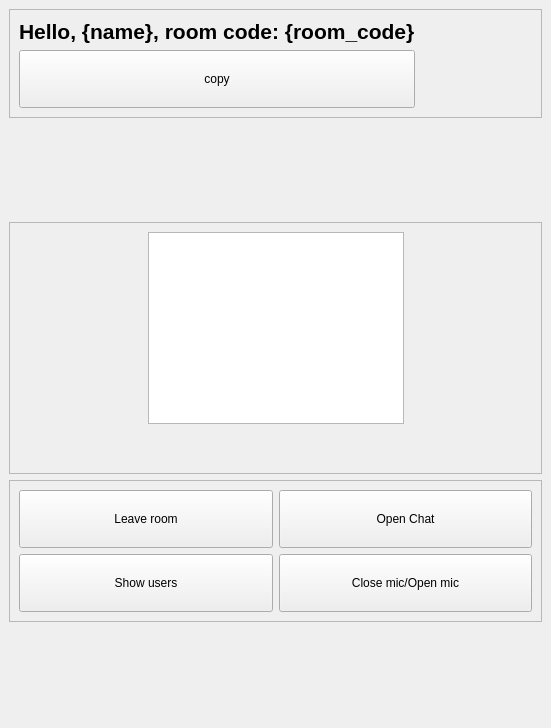
<?xml version="1.0" encoding="UTF-8"?>
<ui version="4.0">
 <class>MainWindow</class>
 <widget class="QMainWindow" name="MainWindow">
  <property name="geometry">
   <rect>
    <x>0</x>
    <y>0</y>
    <width>551</width>
    <height>728</height>
   </rect>
  </property>
  <property name="windowTitle">
   <string>MainWindow</string>
  </property>
  <property name="styleSheet">
   <string notr="true">QPushButton {
	height:50%;
	font: 16pt &quot;MS Shell Dlg 2&quot;;
}</string>
  </property>
  <widget class="QWidget" name="centralwidget">
   <layout class="QGridLayout" name="gridLayout">
    <item row="5" column="0">
     <widget class="QFrame" name="frame">
      <property name="frameShape">
       <enum>QFrame::StyledPanel</enum>
      </property>
      <property name="frameShadow">
       <enum>QFrame::Raised</enum>
      </property>
      <layout class="QGridLayout" name="gridLayout_2">
       <item row="0" column="0">
        <spacer name="horizontalSpacer">
         <property name="orientation">
          <enum>Qt::Horizontal</enum>
         </property>
         <property name="sizeHint" stdset="0">
          <size>
           <width>40</width>
           <height>20</height>
          </size>
         </property>
        </spacer>
       </item>
       <item row="0" column="1">
        <widget class="QListView" name="listView"/>
       </item>
       <item row="1" column="1">
        <spacer name="verticalSpacer_2">
         <property name="orientation">
          <enum>Qt::Vertical</enum>
         </property>
         <property name="sizeHint" stdset="0">
          <size>
           <width>20</width>
           <height>40</height>
          </size>
         </property>
        </spacer>
       </item>
       <item row="0" column="2">
        <spacer name="horizontalSpacer_2">
         <property name="orientation">
          <enum>Qt::Horizontal</enum>
         </property>
         <property name="sizeHint" stdset="0">
          <size>
           <width>40</width>
           <height>20</height>
          </size>
         </property>
        </spacer>
       </item>
      </layout>
     </widget>
    </item>
    <item row="3" column="0">
     <widget class="QFrame" name="frame_2">
      <property name="frameShape">
       <enum>QFrame::StyledPanel</enum>
      </property>
      <property name="frameShadow">
       <enum>QFrame::Raised</enum>
      </property>
      <layout class="QGridLayout" name="gridLayout_4">
       <item row="1" column="0">
        <widget class="QPushButton" name="copy_button">
         <property name="text">
          <string>copy</string>
         </property>
        </widget>
       </item>
       <item row="1" column="1">
        <spacer name="horizontalSpacer_3">
         <property name="orientation">
          <enum>Qt::Horizontal</enum>
         </property>
         <property name="sizeHint" stdset="0">
          <size>
           <width>40</width>
           <height>20</height>
          </size>
         </property>
        </spacer>
       </item>
       <item row="0" column="0">
        <widget class="QLabel" name="heading">
         <property name="text">
          <string>&lt;html&gt;&lt;head/&gt;&lt;body&gt;&lt;p&gt;&lt;span style=&quot; font-size:16pt; font-weight:696;&quot;&gt;Hello, {name}, room code: {room_code}&lt;/span&gt;&lt;/p&gt;&lt;/body&gt;&lt;/html&gt;</string>
         </property>
        </widget>
       </item>
      </layout>
     </widget>
    </item>
    <item row="6" column="0">
     <widget class="QFrame" name="frame_3">
      <property name="enabled">
       <bool>true</bool>
      </property>
      <property name="frameShape">
       <enum>QFrame::StyledPanel</enum>
      </property>
      <property name="frameShadow">
       <enum>QFrame::Raised</enum>
      </property>
      <layout class="QGridLayout" name="gridLayout_3">
       <item row="0" column="0">
        <widget class="QPushButton" name="leave_room_button">
         <property name="text">
          <string>Leave room</string>
         </property>
        </widget>
       </item>
       <item row="0" column="1">
        <widget class="QPushButton" name="open_chat_button">
         <property name="text">
          <string>Open Chat</string>
         </property>
        </widget>
       </item>
       <item row="1" column="0">
        <widget class="QPushButton" name="show_users_button">
         <property name="text">
          <string>Show users</string>
         </property>
        </widget>
       </item>
       <item row="1" column="1">
        <widget class="QPushButton" name="pushButton_2">
         <property name="text">
          <string>Close mic/Open mic</string>
         </property>
        </widget>
       </item>
      </layout>
     </widget>
    </item>
    <item row="7" column="0">
     <spacer name="verticalSpacer_3">
      <property name="orientation">
       <enum>Qt::Vertical</enum>
      </property>
      <property name="sizeHint" stdset="0">
       <size>
        <width>20</width>
        <height>40</height>
       </size>
      </property>
     </spacer>
    </item>
    <item row="4" column="0">
     <spacer name="verticalSpacer_4">
      <property name="orientation">
       <enum>Qt::Vertical</enum>
      </property>
      <property name="sizeHint" stdset="0">
       <size>
        <width>20</width>
        <height>40</height>
       </size>
      </property>
     </spacer>
    </item>
   </layout>
  </widget>
 </widget>
 <resources/>
 <connections/>
</ui>
